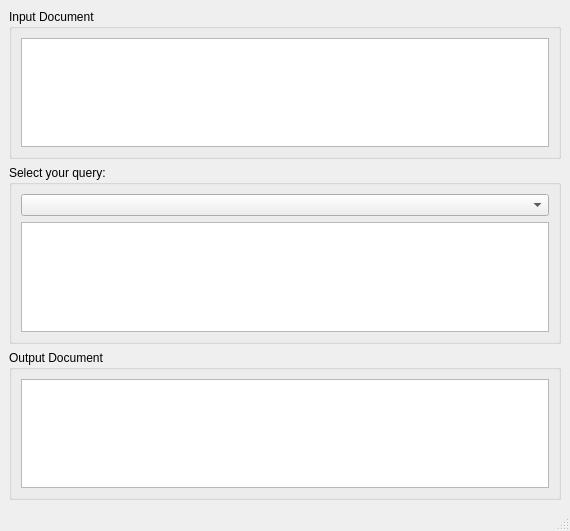
<?xml version="1.0" encoding="UTF-8"?>
<ui version="4.0">
 <class>QueryWidget</class>
 <widget class="QMainWindow" name="QueryWidget">
  <property name="geometry">
   <rect>
    <x>0</x>
    <y>0</y>
    <width>570</width>
    <height>531</height>
   </rect>
  </property>
  <property name="windowTitle">
   <string>Recipes XQuery Example</string>
  </property>
  <widget class="QWidget" name="centralwidget">
   <layout class="QVBoxLayout" name="verticalLayout">
    <item>
     <layout class="QVBoxLayout">
      <property name="spacing">
       <number>6</number>
      </property>
      <property name="margin">
       <number>0</number>
      </property>
      <item>
       <widget class="QGroupBox" name="inputGroupBox">
        <property name="minimumSize">
         <size>
          <width>550</width>
          <height>120</height>
         </size>
        </property>
        <property name="title">
         <string>Input Document</string>
        </property>
        <layout class="QVBoxLayout" name="verticalLayout_4">
         <item>
          <layout class="QVBoxLayout" name="_2">
           <property name="spacing">
            <number>6</number>
           </property>
           <property name="margin">
            <number>0</number>
           </property>
           <item>
            <widget class="QTextEdit" name="inputTextEdit">
             <property name="readOnly">
              <bool>true</bool>
             </property>
            </widget>
           </item>
          </layout>
         </item>
        </layout>
       </widget>
      </item>
      <item>
       <widget class="QGroupBox" name="queryGroupBox">
        <property name="minimumSize">
         <size>
          <width>550</width>
          <height>120</height>
         </size>
        </property>
        <property name="title">
         <string>Select your query:</string>
        </property>
        <layout class="QVBoxLayout" name="verticalLayout_5">
         <item>
          <widget class="QComboBox" name="defaultQueries"/>
         </item>
         <item>
          <widget class="QTextEdit" name="queryTextEdit">
           <property name="minimumSize">
            <size>
             <width>400</width>
             <height>60</height>
            </size>
           </property>
           <property name="readOnly">
            <bool>true</bool>
           </property>
           <property name="acceptRichText">
            <bool>false</bool>
           </property>
          </widget>
         </item>
        </layout>
       </widget>
      </item>
      <item>
       <widget class="QGroupBox" name="outputGroupBox">
        <property name="minimumSize">
         <size>
          <width>550</width>
          <height>120</height>
         </size>
        </property>
        <property name="title">
         <string>Output Document</string>
        </property>
        <layout class="QVBoxLayout" name="verticalLayout_6">
         <item>
          <layout class="QVBoxLayout" name="_3">
           <property name="spacing">
            <number>6</number>
           </property>
           <property name="margin">
            <number>0</number>
           </property>
           <item>
            <widget class="QTextEdit" name="outputTextEdit">
             <property name="minimumSize">
              <size>
               <width>500</width>
               <height>80</height>
              </size>
             </property>
             <property name="readOnly">
              <bool>true</bool>
             </property>
             <property name="acceptRichText">
              <bool>false</bool>
             </property>
            </widget>
           </item>
          </layout>
         </item>
        </layout>
       </widget>
      </item>
     </layout>
    </item>
   </layout>
  </widget>
  <widget class="QMenuBar" name="menubar">
   <property name="geometry">
    <rect>
     <x>0</x>
     <y>0</y>
     <width>570</width>
     <height>26</height>
    </rect>
   </property>
  </widget>
  <widget class="QStatusBar" name="statusbar"/>
 </widget>
 <resources/>
 <connections/>
</ui>
